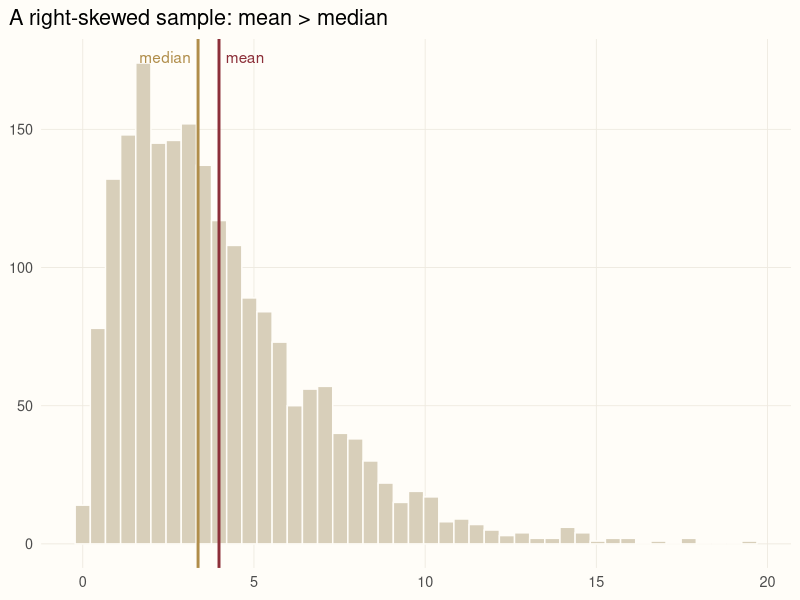
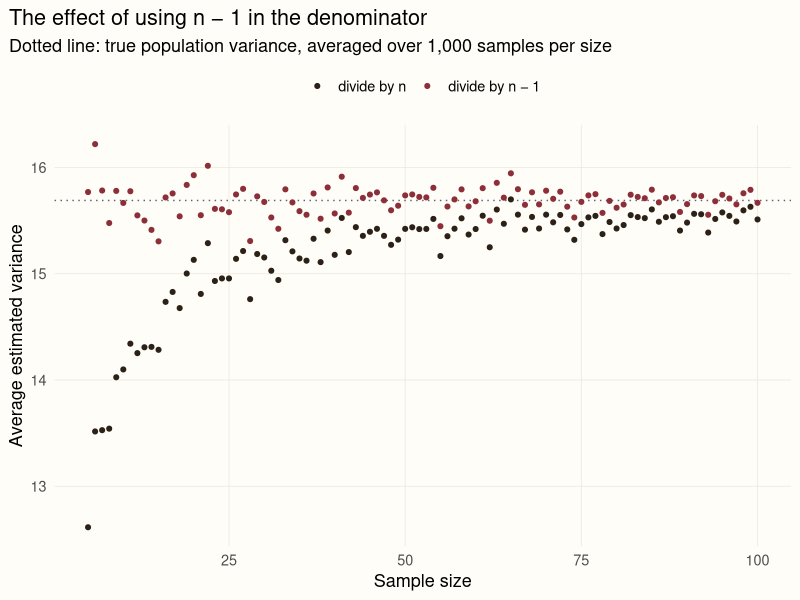

Source code (R) for these figures, in order:
## ---- chunk 1
library(ggplot2)

# A shared look for the figures in this series
accent <- "#8c2f39"; gold <- "#b08d4a"; ink <- "#5d6070"
theme_set(
  theme_minimal(base_size = 13) +
    theme(plot.background = element_rect(fill = "#FFFDF8", colour = NA),
          panel.grid.minor = element_blank(),
          panel.grid.major = element_line(colour = "#EEEAE0", linewidth = 0.3),
          plot.title.position = "plot")
)
## ---- chunk 2
sheep <- c(52, 54, 55, 56, 57)
c(mean = mean(sheep), median = median(sheep))

sheep_typo <- c(sheep, 120)
c(mean = mean(sheep_typo), median = median(sheep_typo))
## ---- chunk 3
#| fig-alt: "Histogram of a right-skewed sample with the median line to the left of the mean line."
set.seed(42)
x <- data.frame(value = rgamma(2000, shape = 2, rate = 0.5))

ggplot(x, aes(value)) +
  geom_histogram(bins = 45, fill = "#d8cfba", colour = "#FFFDF8") +
  geom_vline(xintercept = median(x$value), colour = gold, linewidth = 1) +
  geom_vline(xintercept = mean(x$value), colour = accent, linewidth = 1) +
  annotate("text", x = median(x$value) - 0.2, y = Inf, vjust = 2, hjust = 1,
           label = "median", colour = gold) +
  annotate("text", x = mean(x$value) + 0.2, y = Inf, vjust = 2, hjust = 0,
           label = "mean", colour = accent) +
  labs(x = NULL, y = NULL, title = "A right-skewed sample: mean > median")
## ---- chunk 4
set.seed(2017)
herd <- rnorm(2000, mean = 55, sd = 4)

# population variance: divide by N
pop_var <- function(x) sum((x - mean(x))^2) / length(x)
true_var <- pop_var(herd)

compare_var <- function(pop, n_draws, sample_size) {
  draws <- replicate(n_draws, sample(pop, sample_size))   # one sample per column
  c(corrected   = mean(apply(draws, 2, var)),             # divides by n - 1
    uncorrected = mean(apply(draws, 2, pop_var)))         # divides by n
}

sizes <- 5:100
sim <- t(sapply(sizes, function(n) compare_var(herd, 1000, n)))
sim <- data.frame(n = rep(sizes, 2),
                  estimate = c(sim[, "uncorrected"], sim[, "corrected"]),
                  version = rep(c("divide by n", "divide by n − 1"), each = length(sizes)))
## ---- chunk 5
#| fig-alt: "Average variance estimates against sample size. Dividing by n falls below the true variance for small samples, dividing by n minus 1 stays on it."
ggplot(sim, aes(n, estimate, colour = version)) +
  geom_hline(yintercept = true_var, colour = ink, linetype = "dotted") +
  geom_point(size = 1.4) +
  scale_colour_manual(values = c("divide by n" = "#2b2117", "divide by n − 1" = accent)) +
  labs(x = "Sample size", y = "Average estimated variance", colour = NULL,
       title = "The effect of using n − 1 in the denominator",
       subtitle = "Dotted line: true population variance, averaged over 1,000 samples per size") +
  theme(legend.position = "top")
## ---- chunk 6
set.seed(7)
herd2 <- data.frame(weight_kg = rnorm(200, 55, 4),
                    fleece_cm = rnorm(200, 11, 1.5))

ewe <- c(weight_kg = 58, fleece_cm = 13.4)
z <- (ewe - colMeans(herd2)) / sapply(herd2, sd)
round(z, 2)
